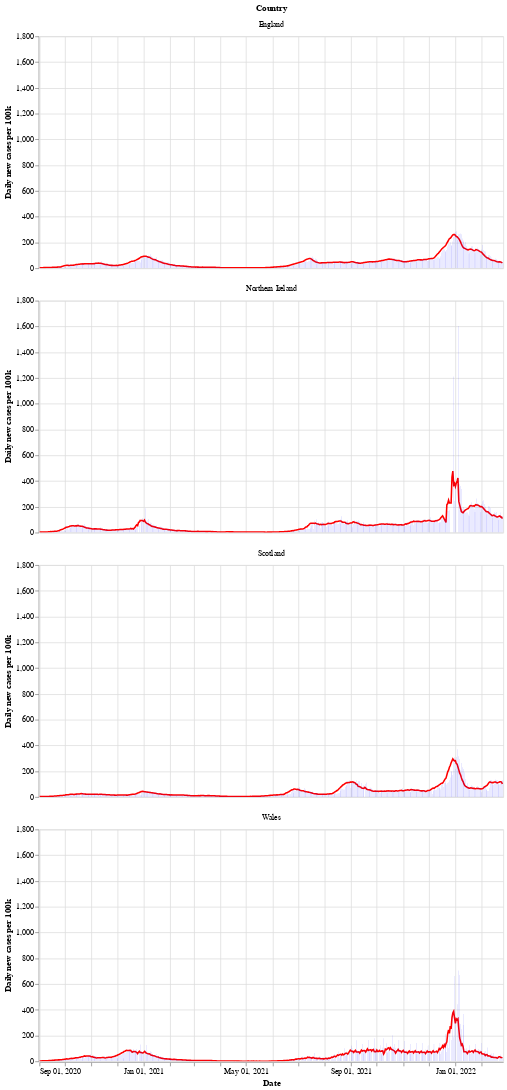

Write notebook code for a chart like this one.
### Markdown cell above
Next is a bar chart of the number of new cases in each country (per 100k population), with the 7 day moving average of cases. Again we see that Wales saw a longer period of raising and falling cases compared to the other countries.

After a period of cases falling, each nation is now seeing a rise in the number of cases - especially in Wales.

### Code cell
# collapse
bars = alt.Chart(uk_cases).mark_bar().encode(
    x=alt.X("yearmonthdate(date):T", axis=alt.Axis(title='Date')),
    y=alt.Y("newCasesRate:Q", axis=alt.Axis(title='Daily new cases per 100k')),
    tooltip='newCasesRate',
    color=alt.condition(
        alt.datum.dailyChange > 0,
        alt.value("orange"),  # The positive color
        alt.value("blue")  # The negative color
    )
).properties(title='New cases per 100k population with rolling 7 day average', width=600).interactive()
line = alt.Chart(uk_cases).mark_line(
    color='red',
    size=2,
).transform_window(
    rolling_mean='mean(newCasesRate)',
    frame=[0, 7],
    groupby=['areaName']
).encode(
    x='yearmonthdate(date):T',
    y='rolling_mean:Q'
)
alt.layer(line, bars, data=uk_cases).facet(alt.Row('areaName', title='Country'), columns=1)

### Figure 1 — Vega-Lite specification as saved in the notebook (floating-point values rounded to 4 significant figures; data arrays with more than 128 entries replaced by an {"elided": "..."} marker saying what was removed)
{"config": {"view": {"continuousWidth": 400, "continuousHeight": 300}}, "data": {"name": "data-777aea4c22c69a43310a4f8d829cbfca"}, "facet": {"type": "nominal", "field": "areaName", "title": "Country"}, "spec": {"layer": [{"mark": {"type": "line", "color": "red", "size": 2}, "encoding": {"x": {"type": "temporal", "field": "date", "timeUnit": "yearmonthdate"}, "y": {"type": "quantitative", "field": "rolling_mean"}}, "transform": [{"window": [{"op": "mean", "field": "newCasesRate", "as": "rolling_mean"}], "frame": [0, 7], "groupby": ["areaName"]}]}, {"mark": "bar", "encoding": {"color": {"condition": {"value": "orange", "test": "(datum.dailyChange > 0)"}, "value": "blue"}, "tooltip": {"type": "quantitative", "field": "newCasesRate"}, "x": {"type": "temporal", "axis": {"title": "Date"}, "field": "date", "timeUnit": "yearmonthdate"}, "y": {"type": "quantitative", "axis": {"title": "Daily new cases per 100k"}, "field": "newCasesRate"}}, "selection": {"selector002": {"type": "interval", "bind": "scales", "encodings": ["x", "y"]}}, "title": "New cases per 100k population with rolling 7 day average", "width": 600}]}, "columns": 1, "$schema": "https://vega.github.io/schema/vega-lite/v4.8.1.json", "datasets": {"data-777aea4c22c69a43310a4f8d829cbfca": {"elided": "2172 records"}}}
